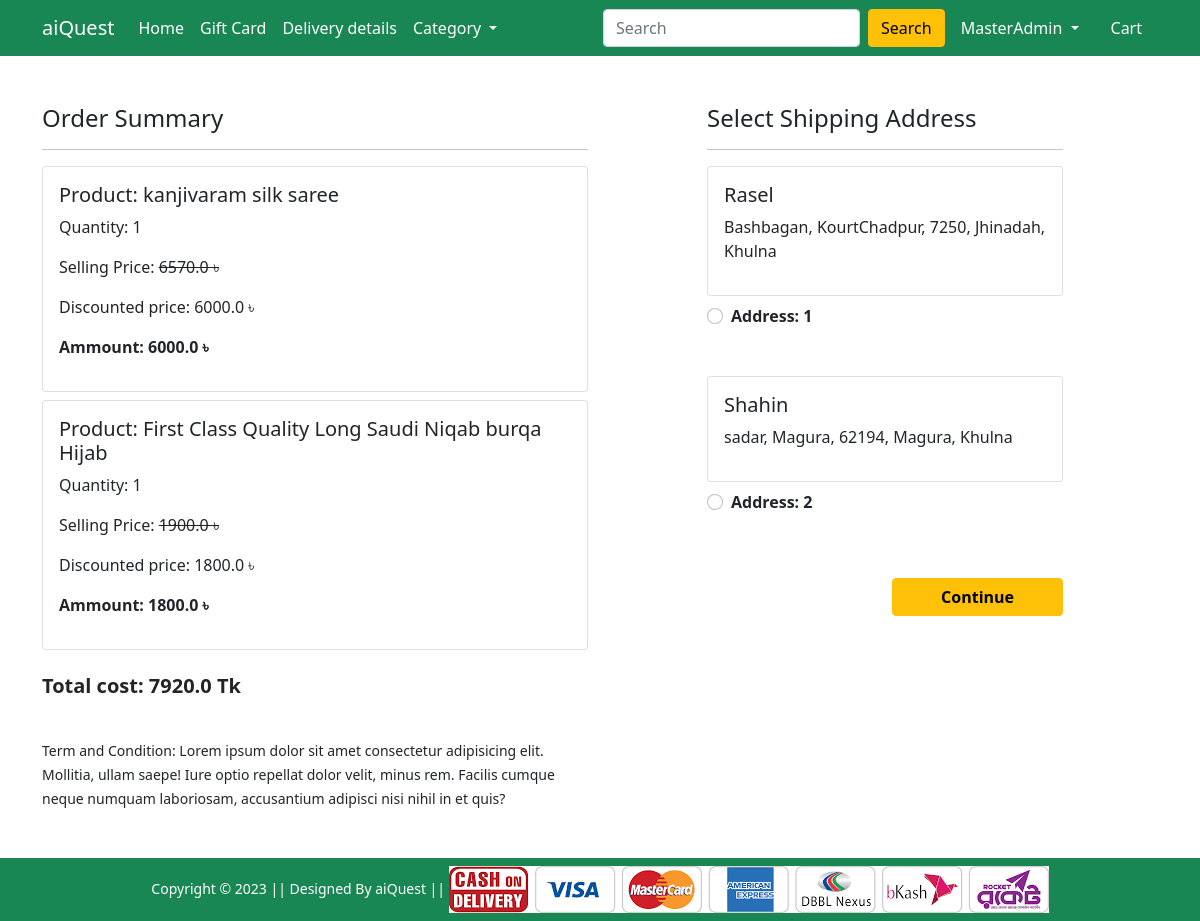
Screenshot of /checkout/ (signed in) with the database file from the repository.
### Shop/models.py (models this page shows, shortened)
class Cart(models.Model):
    user = models.ForeignKey(User, on_delete=models.CASCADE)
    prodcut = models.ForeignKey(Product, on_delete=models.CASCADE)
    quantity = models.PositiveIntegerField(default=1)
    @property
    def ammount(self):
        return self.quantity * self.prodcut.discount_price

class Product(models.Model):
    title = models.CharField(max_length=100)
    selling_rice = models.FloatField()
    discount_price = models.FloatField()
    discription = models.TextField()
    brand = models.CharField(max_length=100)
    category = models.CharField(choices=CATEGORY_CHOICES, max_length=4)
    product_img = models.ImageField(upload_to='product_img')

class Customar(models.Model):
    user = models.ForeignKey(User, on_delete=models.CASCADE)
    name = models.CharField(max_length=150)
    division = models.CharField(choices=DIVISION_CHOICES, max_length=150)
    district = models.CharField(max_length=150)
    thana = models.CharField(max_length=75)
    villageORroad = models.CharField(max_length=100)
    zipcode = models.IntegerField()

### Shop/views.py (the view)
# urls.py: path('checkout/', views.checkout, name='checkout'),
@login_required
def checkout(request):
     user = request.user
     address = Customar.objects.filter(user=user)
     cart_itmem = Cart.objects.filter(user=user)
     sub_total = 0.0
     shipping_charge = 120
     total_ammount = 0.0
     cart_product = [ product for product in Cart.objects.all() if product.user==request.user]
     for product in cart_product:
          temp_ammount = (product.quantity * product.prodcut.discount_price)
          sub_total += temp_ammount
          total_ammount = sub_total + shipping_charge
     data = {
          'address':address,
          'cart_itmem':cart_itmem,
          'sub_total':sub_total,
          'total_ammount':total_ammount,
     }
     return render(request, 'Shop/checkout.html',data)

### Shop/templates/Shop/checkout.html (shortened to what this page needs)
{% extends 'Shop/base.html' %}
{% load static %}
{% block main-content %}
<div class="container">
    <div class="row mt-5">
        <div class="col-sm-6">
            <h4>Order Summary</h4>
            <hr>
            {% for item in cart_itmem %}
            <div class="card mb-2">
                <div class="card-body">
                    <h5>Product: {{item.prodcut.title}}</h5>
                    <p>Quantity: {{item.quantity}}</p>
                    <p>Selling Price: <del>{{item.prodcut.selling_rice}} ৳</del> </p>
                    <p>Discounted price: {{item.prodcut.discount_price}} ৳</p>
                    <p class="fw-bold">Ammount: {{item.ammount}} ৳</p>
                </div>
            </div>
            {% endfor %}
            <div class="div mb-3 py-3">
                <h5 class="fw-bold">Total cost: {{total_ammount}} Tk</h5>
            </div>
            <small>Term and Condition: Lorem ipsum dolor sit amet consectetur adipisicing elit. Mollitia, ullam saepe!
                Iure optio repellat dolor velit, minus rem. Facilis cumque neque numquam laboriosam, accusantium
                adipisci nisi nihil in et quis?</small>
        </div>
        <div class="col-sm-4 offset-sm-1">
            <h4>Select Shipping Address</h4>
            <hr>
            {% for addr in address %}
            <form action="/order-status">
                <div class="card">
                    <div class="card-body">
                        <h5>{{addr.name}}</h5>
                        <p>{{addr.villageORroad}}, {{addr.thana}}, {{addr.zipcode}}, {{addr.district}}, {{addr.division}}</p>
                    </div>
                </div>
                <div class="form-check mt-2 mb-5">
                    <input class="form-check-input" type="radio" value="{{addr.id}}" name="customarID" id="customarAddr{{forloop.counter}}">
                    <label class="form-check-label fw-bold" for="custAdd">
                        Address: {{forloop.counter}} </label>
                </div>
                {% endfor %}
                <div class="text-end">
                    <button type="submit" class="btn btn-warning mt-3 px-5 fw-bold">Continue</button>
                </div>
            </form>
        </div>
    </div>
</div>
{% endblock main-content %}

### Shop/templates/Shop/base.html (shortened to what this page needs)
<!doctype html>
{% load static %}
<html lang="en">
<head>
    <link href="https://cdn.jsdelivr.net/npm/bootstrap@5.0.0-beta1/dist/css/bootstrap.min.css" rel="stylesheet"
>
    <link rel="stylesheet" href="{% static 'Shop/css/owl.carousel.min.css' %}">
    <link rel="stylesheet" href="{% static 'Shop/css/all.min.css' %}">
    <link rel="stylesheet" href="{% static 'Shop/css/style.css' %}">
</head>
<body>
    <nav class="navbar navbar-expand-lg navbar-dark bg-success">
        <div class="container">
            <a class="navbar-brand" href="/">aiQuest</a>
            <div class="collapse navbar-collapse" id="navbarSupportedContent">
                <ul class="navbar-nav me-auto mb-2 mb-lg-0">
                    <li class="nav-item">
                        <a class="nav-link active" aria-current="page" href="/">Home</a>
                    </li>
                    <li class="nav-item">
                        <a class="nav-link active" aria-current="page" href="www.gmail.com">Gift Card</a>
                    </li>
                    <li class="nav-item">
                        <a class="nav-link active" aria-current="page" href="#">Delivery details</a>
                    </li>
                    <li class="nav-item dropdown">
                        <a class="nav-link dropdown-toggle text-white" href="#" id="electronicsDropdown" role="button"
                            data-bs-toggle="dropdown" aria-expanded="false">
                            Category
                        </a>
                    </li>
                </ul>
                <form class="d-flex" action="{% url 'search' %}" method="GET">
                    <input class="form-control me-2" name="quary" type="search" placeholder="Search" aria-label="Search">
                    <button class="btn btn-warning" type="submit">Search</button>
                </form>
                <div>
                    <ul class="navbar-nav me-auto mb-2 mb-lg-0">
                        <li class="nav-item dropdown mx-2">
                            {% if request.user.is_authenticated %}
                            <a class="nav-link dropdown-toggle text-white" href="#" id="profileDropdown" role="button"
                                data-bs-toggle="dropdown" aria-expanded="false">
                                {{request.user.username|capfirst}}
                            </a>
                        </li>
                        <li class="nav-item mx-2">
                            <a href="{% url 'my_cart' %}" class="nav-link text-white"> Cart </a>
                        </li>
                        {% endif %}
                    </ul>
                </div>
            </div>
        </div>
    </nav>
    {% block main-content %} {% endblock main-content %}
    <footer class="container-fluid bg-success text-center p-2 mt-5">
        <small class="text-white">Copyright &copy; 2023 || Designed By aiQuest || </small>
        <img src="{% static 'Shop/images/paymentlogo.png' %}" alt="" srcset="" class="img-fluid" height="2px">
    </footer>
</body>
</html>

### rows the page displays
Cart: prodcut "kanjivaram silk saree", quantity "1", prodcut.selling_rice "6570.0", prodcut.discount_price "6000.0", ammount "6000.0"
Cart: prodcut "First Class Quality Long Saudi Niqab burqa Hijab", quantity "1", prodcut.selling_rice "1900.0", prodcut.discount_price "1800.0", ammount "1800.0"
Customar: name "Rasel", villageORroad "Bashbagan", thana "KourtChadpur", zipcode "7250", district "Jhinadah", division "Khulna"
Customar: name "Shahin", villageORroad "sadar", thana "Magura", zipcode "62194", district "Magura", division "Khulna"

### other values shown
{{ request.user.username|capfirst }} "MasterAdmin"
{{ total_ammount }} "7920.0"
